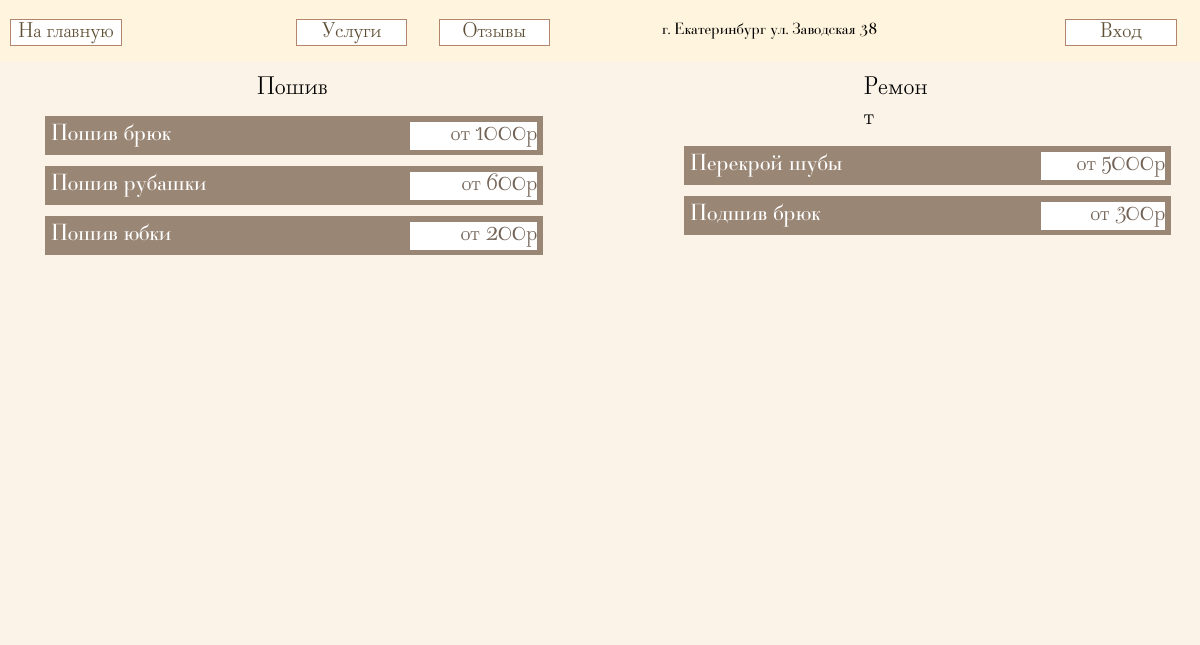
The page /service.html on the database its author committed.
### cursovayaapp/models.py (models this page shows)
class Service(models.Model):
    name = models.CharField(max_length=50)
    price = models.IntegerField(default=0)
    type = models.BooleanField(default=0)

### cursovayaapp/views.py (the view)
# urls.py: path('service.html', ServicePage.as_view()),
class ServicePage(View):
    def get(self, request):
        services = get_services()
        context = {
            "services": services
        }
        return render(request, 'service.html', context=context)

### cursovayaapp/basa.py (called while the page is built)
def get_services():
    services = Service.objects.all()
    return services

### cursovayaapp/templates/service.html (shortened to what this page needs)
<!DOCTYPE html>
<html class="nojs html css_verticalspacer" lang="ru-RU">
 <head>
  <link rel="stylesheet" type="text/css" href="static/css/site_global.css?crc=444006867"/>
  <link rel="stylesheet" type="text/css" href="static/css/service.css?crc=371183757" id="pagesheet"/>
 </head>
 <body>
  <div class="clearfix borderbox" id="page">
   <div class="clearfix grpelem" id="pu712">
    <div class="browser_width" id="u712-bw">
     <div id="u712"></div>
    </div>
    <div id="u714-4-wrapper">
     <div class="clearfix" id="u714-4">
      <p id="u714-2">г. Екатеринбург ул. Заводская 38</p>
     </div>
    </div>
   </div>
   <div class="clearfix grpelem" id="ppu718-4">
    <div class="clearfix colelem" id="pu718-4">
     <a class="nonblock nontext clearfix grpelem" id="u718-4" href="/"><p>На главную</p></a>
     <a class="nonblock nontext MuseLinkActive clearfix grpelem" id="u715-4" href="service.html"><p>Услуги</p></a>
     <a class="nonblock nontext clearfix grpelem" id="u716-4" href="review.html"><p>Отзывы</p></a>
    </div>
    <div class="clearfix colelem" id="u587-4">
     <p>Пошив</p>
    </div>
    {% for service in services %}
     {% if service.type == 0 %}
      {% include 'service_one.html' %}
     {% endif %}
    {% endfor %}
   </div>
   <div class="clearfix grpelem" id="pu717-4">
    <a class="nonblock nontext clearfix colelem" id="u717-4" href="enter.html"><p>Вход</p></a>
    <div class="clearfix colelem" id="u602-4">
     <p>Ремонт</p>
    </div>
    {% for service in services %}
     {% if service.type == 1 %}
      {% include 'service_one.html' %}
     {% endif %}
    {% endfor %}
   </div>
   <div class="verticalspacer" data-offset-top="155" data-content-above-spacer="155" data-content-below-spacer="345" data-sizePolicy="fixed" data-pintopage="page_fixedLeft"></div>
   </div>
   </body>
</html>

### cursovayaapp/templates/service_one.html
{% block content %}
<div class="clearfix colelem" id="u605">
     <div class="clearfix grpelem" id="u590">
      <div class="clearfix grpelem" id="u596-4">
       <p>{{ service.name }}</p>
      </div>
      <div class="clearfix grpelem" id="u599-4">
       <p>от {{ service.price }}р</p>
      </div>
     </div>
    </div>
{% endblock %}

### cursovayaapp/static/css/site_global.css (style rules this page uses)
html { min-height: 100%; min-width: 100%; -ms-text-size-adjust: none; }
body, div, dl, dt, dd, ul, ol, li, nav, h1, h2, h3, h4, h5, h6, pre, code, form, fieldset, legend, input, button, textarea, p, blockquote, th, td, a { margin: 0px; padding: 0px; border-width: 0px; border-style: solid; border-color: transparent; -webkit-transform-origin: left top; -ms-transform-origin: left top; -o-transform-origin: left top; transform-origin: left top; background-repeat: no-repeat; }
, button, textarea, select, optgroup, option { font-family: inherit; font-size: inherit; font-style: inherit; font-weight: inherit; }
body { font-family: Arial, Helvetica Neue, Helvetica, sans-serif; text-align: left; font-size: 14px; line-height: 17px; word-wrap: break-word; text-rendering: optimizeLegibility; -moz-font-feature-settings: 'liga'; -ms-font-feature-settings: 'liga'; -webkit-font-feature-settings: 'liga'; font-feature-settings: 'liga'; }
a:link { color: #0000FF; text-decoration: underline; }
a.nontext { color: black; text-decoration: none; font-style: normal; font-weight: normal; }
.colelem { display: inline; float: left; clear: both; }
.clearfix:after { content: "\0020"; visibility: hidden; display: block; height: 0px; clear: both; }
.MenuBar .SubMenuVisible, .MenuBarVertical .SubMenuVisible, .MenuBar .SubMenu .SubMenuVisible, .popup_element.Active, span.actAsPara, .actAsDiv, a.nonblock.nontext, img.block { display: block; }
.borderbox { -moz-box-sizing: border-box; -webkit-box-sizing: border-box; -ms-box-sizing: border-box; box-sizing: border-box; }
.browser_width>* { position: absolute; left: 0px; right: 0px; }
.grpelem, .accordion_wrapper { display: inline; float: left; }
p, h1, h2, h3, h4, h5, h6, ol, ul, span.actAsPara { max-height: 1000000px; }
.colelem100, .verticalspacer { clear: both; }
.list0 li, .MenuBar .MenuItemContainer, .SlideShowContentPanel .fullscreen img, .css_verticalspacer .verticalspacer { position: relative; }
@media screen and (-webkit-min-device-pixel-ratio:0) { body { text-rendering: auto; } }

### rows shown on the page
Service: name "Пошив брюк", price "1000"
Service: name "Пошив рубашки", price "600"
Service: name "Пошив юбки", price "200"
Service: name "Перекрой шубы", price "5000"
Service: name "Подшив брюк", price "300"
